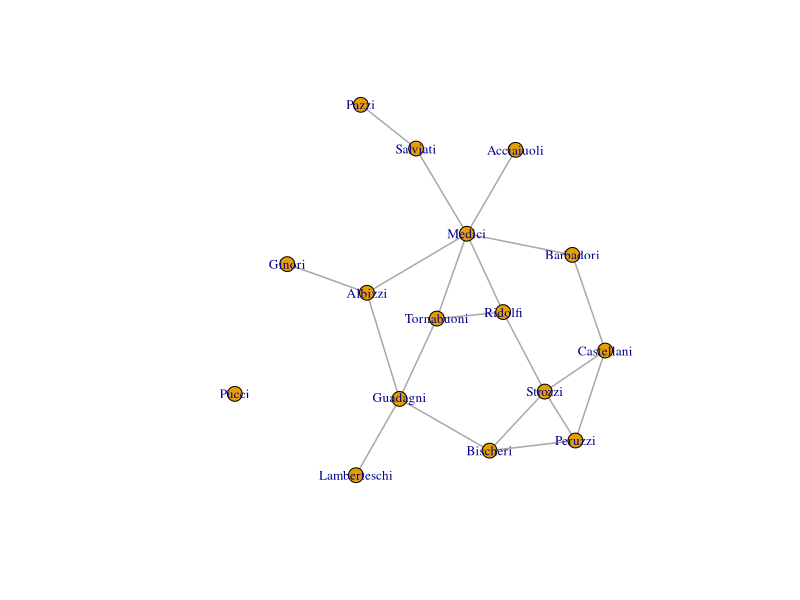
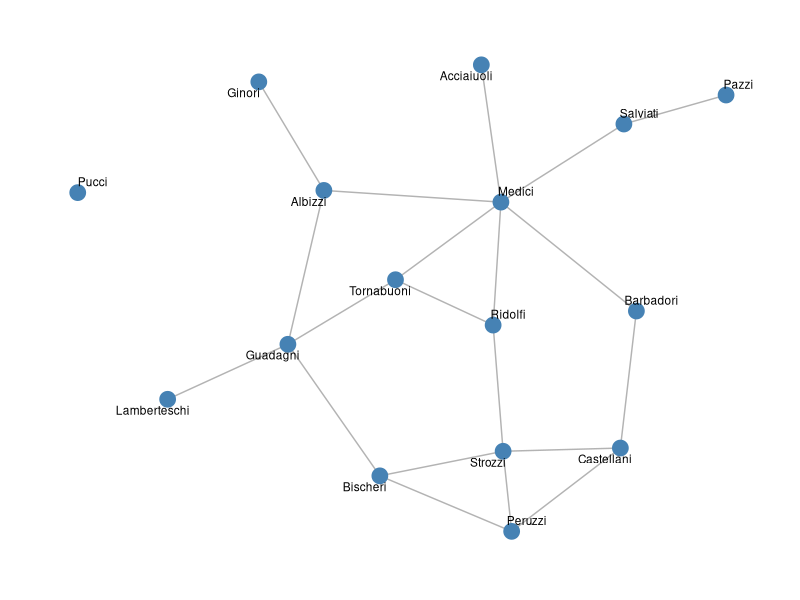
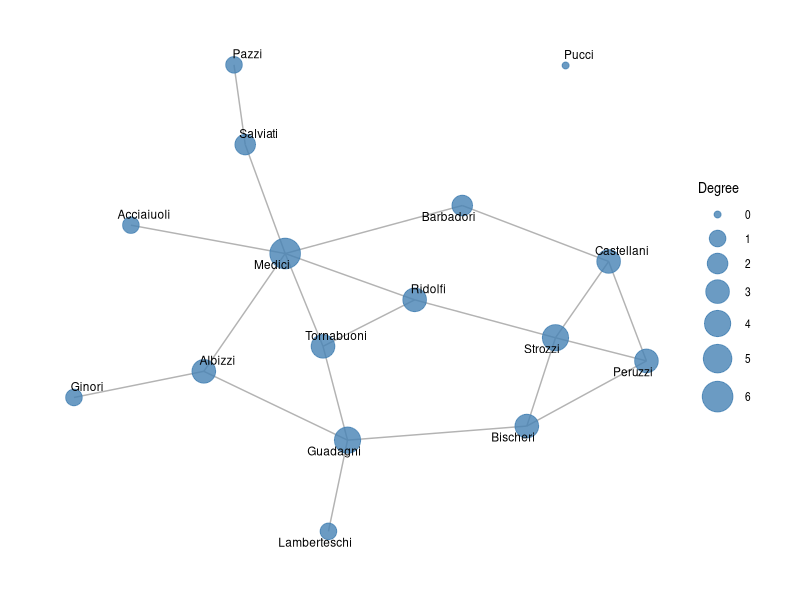
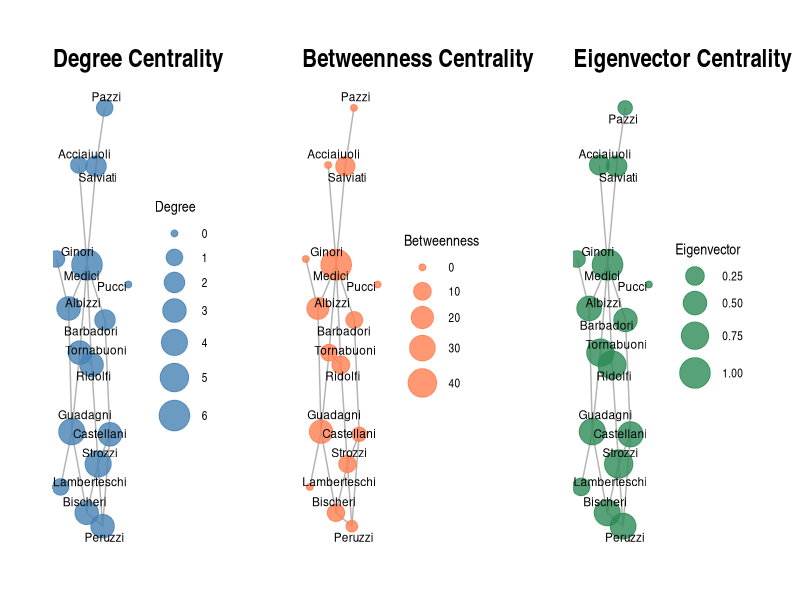
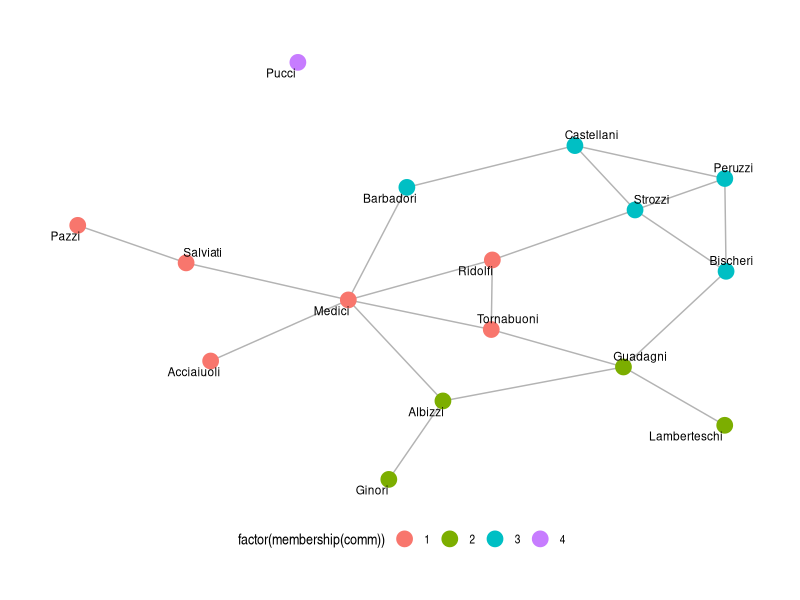
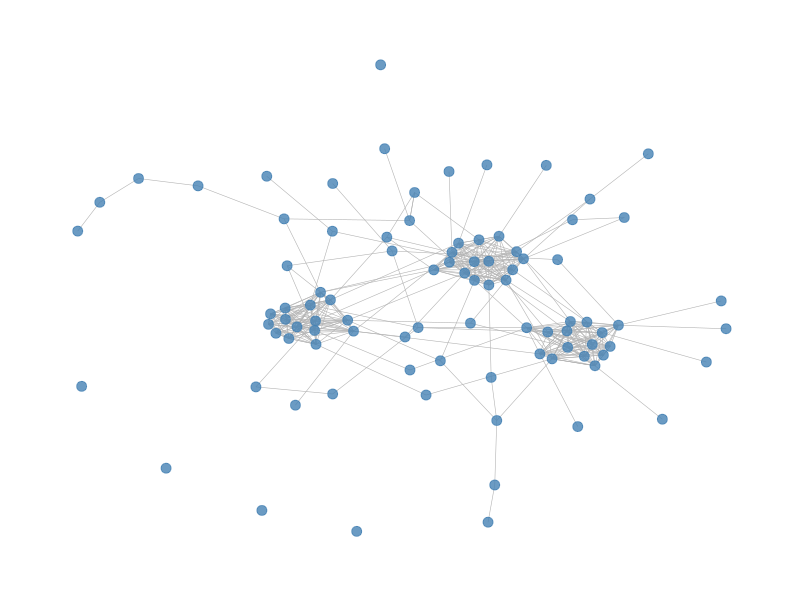
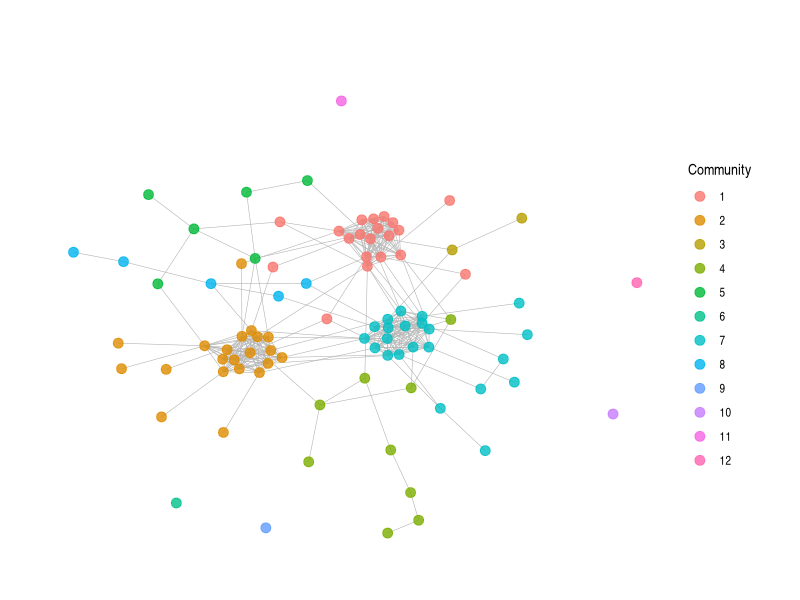
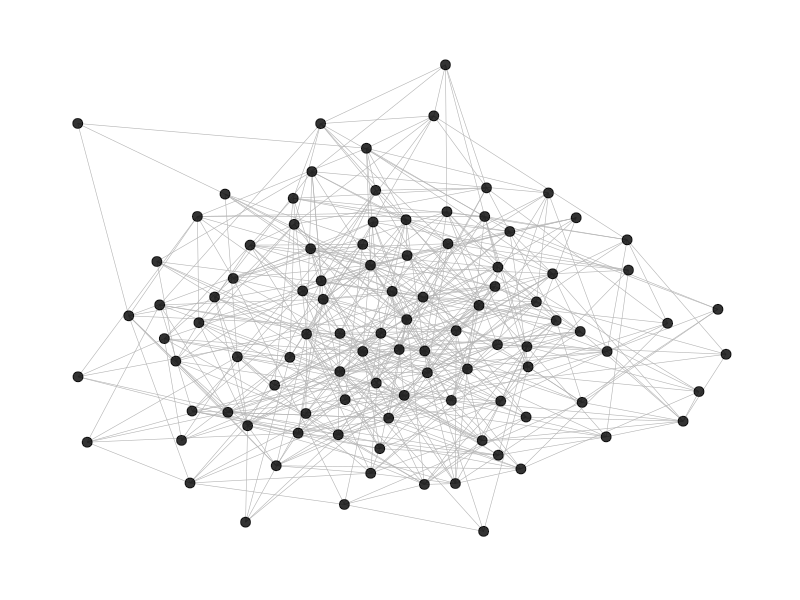

The R script that drew these images, in order: (Note: this script raises an error after producing the figures.)
## ---- chunk 1
#| message: false
#| warning: false


library(igraph)
library(tidygraph)
library(ggraph)
library(tidyverse)
library(sna)
library(patchwork)
## ---- chunk 2
data(flo)               ## Medici family network
flo
## ---- chunk 3
# From adjacency matrix
g_flo <- graph_from_adjacency_matrix(flo, mode = "undirected", weighted = NULL)

# Quick inspection
g_flo
## ---- chunk 4
# Create from edge list
edges <- tibble(
  from = c(1, 1, 2, 2, 3),
  to   = c(2, 3, 3, 4, 4)
)

g <- graph_from_data_frame(edges, directed = FALSE)
g
## ---- chunk 5
# Printing the igraph object name returns descriptive information about the network
g_flo
## ---- chunk 6
vertex_attr(g_flo)
## ---- chunk 7
# Name attribute
V(g_flo)$name

# Degree attribute
V(g_flo)$degree
## ---- chunk 8
V(g_flo)$fav_pizza <- rep(c("Margherita", "Pepperoni", "Vegetarian", "Hawaiian", "Quattro Formaggi"), times = 4)[1:16]
## ---- chunk 9
# Add a new edge attribute
E(g_flo)$trust_level <- rep(c("high", "low", "medium", "high", "low"), times = 4)[1:20]

# View existing edge attributes
edge_attr(g_flo)

# Access a specific edge attribute
E(g_flo)$trust_level

## ---- chunk 10
# 1. Create the attribute
V(g_flo)$degree <- igraph::degree(g_flo)

# 2. Now you can filter using the attribute
V(g_flo)[degree > 2]
## ---- chunk 11
vcount(g_flo)                  # number of vertices
ecount(g_flo)                  # number of edges
is_directed(g_flo)
is_weighted(g_flo)
## ---- chunk 12
#| fig-width: 8
#| fig-height: 6
plot(g_flo, 
     vertex.size = 8,
     vertex.label.cex = 0.8,
     edge.width = 1.5)
## ---- chunk 13
#| fig-width: 8
#| fig-height: 6
ggraph(g_flo, layout = 'fr') +
  geom_edge_link(edge_width = 0.5, edge_colour = 'grey70') +
  geom_node_point(size = 5, colour = 'steelblue') +
  geom_node_text(aes(label = name), repel = TRUE, size = 3) +
  theme_graph()
## ---- chunk 14
g <- make_empty_graph(n = 5)

# Add edges by indexing
g <- g + edge(c(1, 2, 2, 3))
g


## ---- chunk 15
# Add vertex attributes
V(g_flo)$degree <- igraph::degree(g_flo)
V(g_flo)
# Add edge attributes (on weighted example)
g_weighted <- g_flo
E(g_weighted)$weight <- runif(ecount(g_flo))
## ---- chunk 16
deg <- igraph::degree(g_flo)
deg
## ---- chunk 17
bet <- igraph::betweenness(g_flo)
bet
## ---- chunk 18
clo <- igraph::closeness(g_flo)
clo
## ---- chunk 19
eig <- igraph::eigen_centrality(g_flo)$vector
eig
## ---- chunk 20
#| fig-width: 8
#| fig-height: 6
ggraph(g_flo, layout = 'fr') +
  geom_edge_link(edge_width = 0.5, edge_colour = 'grey70') +
  geom_node_point(aes(size = deg), colour = 'steelblue', alpha = 0.8) +
  geom_node_text(aes(label = name), repel = TRUE, size = 3) +
  scale_size(range = c(2, 10)) +
  theme_graph() +
  labs(size = "Degree")
## ---- chunk 21
#| fig-width: 14
#| fig-height: 5

# Calculate centrality measures
V(g_flo)$degree <- igraph::degree(g_flo)
V(g_flo)$betweenness <- igraph::betweenness(g_flo)
V(g_flo)$eigenvector <- igraph::eigen_centrality(g_flo)$vector
## ---- chunk 22
# Create a common layout for consistency across plots
layout_fr <- layout_with_fr(g_flo)

p1 <- ggraph(g_flo, layout = layout_fr) +
  geom_edge_link(edge_width = 0.5, edge_colour = 'grey70') +
  geom_node_point(aes(size = degree), colour = 'steelblue', alpha = 0.8) +
  geom_node_text(aes(label = name), repel = TRUE, size = 3) +
  scale_size(range = c(2, 10)) +
  theme_graph() +
  labs(title = "Degree Centrality", size = "Degree")

p2 <- ggraph(g_flo, layout = layout_fr) +
  geom_edge_link(edge_width = 0.5, edge_colour = 'grey70') +
  geom_node_point(aes(size = betweenness), colour = 'coral', alpha = 0.8) +
  geom_node_text(aes(label = name), repel = TRUE, size = 3) +
  scale_size(range = c(2, 10)) +
  theme_graph() +
  labs(title = "Betweenness Centrality", size = "Betweenness")

p3 <- ggraph(g_flo, layout = layout_fr) +
  geom_edge_link(edge_width = 0.5, edge_colour = 'grey70') +
  geom_node_point(aes(size = eigenvector), colour = 'seagreen', alpha = 0.8) +
  geom_node_text(aes(label = name), repel = TRUE, size = 3) +
  scale_size(range = c(2, 10)) +
  theme_graph() +
  labs(title = "Eigenvector Centrality", size = "Eigenvector")

(p1 | p2 | p3)
## ---- chunk 23
edge_density(g_flo)
transitivity(g_flo)              # global clustering coefficient
## ---- chunk 24
# Create a directed example
g_dir <- graph_from_data_frame(
  tibble(from = c(1, 2, 2, 3), to = c(2, 1, 3, 2)),
  directed = TRUE
)

reciprocity(g_dir)
## ---- chunk 25
igraph::components(g_flo)
is_connected(g_flo)
## ---- chunk 26
## Geodesic distances

distances(g_flo)[1:3, 1:3]
diameter(g_flo)
## ---- chunk 27
kc <- coreness(g_flo)
kc
## ---- chunk 28

cliques(g_flo, min = 3)
## ---- chunk 29
comm <- cluster_louvain(g_flo) # modularity-based communities
membership(comm)
modularity(comm)
## ---- chunk 30
#| fig-width: 8
#| fig-height: 6
ggraph(g_flo, layout = 'fr') +
  geom_edge_link(edge_width = 0.5, edge_colour = 'grey70') +
  geom_node_point(aes(colour = factor(membership(comm))), size = 5) +
  geom_node_text(aes(label = name), repel = TRUE, size = 3) +
  theme_graph() +
  theme(legend.position = 'bottom')
## ---- chunk 31
#| fig-width: 6
#| fig-height: 5

set.seed(42)

# Create three separate cliques
clique1 <- graph_from_edgelist(
  expand.grid(1:15, 1:15)[expand.grid(1:15, 1:15)[, 1] < 
                          expand.grid(1:15, 1:15)[, 2], ] |> as.matrix()
)

clique2 <- graph_from_edgelist(
  expand.grid(16:30, 16:30)[expand.grid(16:30, 16:30)[, 1] < 
                            expand.grid(16:30, 16:30)[, 2], ] |> as.matrix()
)

clique3 <- graph_from_edgelist(
  expand.grid(31:45, 31:45)[expand.grid(31:45, 31:45)[, 1] < 
                            expand.grid(31:45, 31:45)[, 2], ] |> as.matrix()
)

# Combine cliques with a few sparse between-cluster edges
g_clustered <- clique1 + clique2 + clique3
g_clustered

set.seed(12)
n_edges_add <- ceiling(ecount(g_clustered) * 0.3)
random_edges <- sample(1:vcount(g_clustered), 2 * n_edges_add, replace = TRUE)
g_clustered <- add_edges(g_clustered, random_edges)

ggraph(g_clustered, layout = 'fr') +
  geom_edge_link(edge_width = 0.2, edge_colour = 'grey70') +
  geom_node_point(colour = 'steelblue', size = 3, alpha = 0.8) +
  theme_graph() 
## ---- chunk 32
# Detect communities
g_clustered <- as.undirected(g_clustered) 
comm_clustered <- cluster_louvain(g_clustered)
V(g_clustered)$community <- igraph::membership(comm_clustered)


ggraph(g_clustered, layout = 'fr') +
  geom_edge_link(edge_width = 0.2, edge_colour = 'grey70') +
  geom_node_point(aes(colour = factor(community)), size = 3, alpha = 0.8) +
  theme_graph() +
  labs(title = "", colour = "Community")
## ---- chunk 33
#| fig-width: 6
#| fig-height: 5

set.seed(42)

# Create a random Erdős–Rényi network
g_random <- sample_gnp(100, 0.1)

ggraph(g_random, layout = 'fr') +
  geom_edge_link(edge_width = 0.2, edge_colour = 'grey70') +
  geom_node_point(colour = 'black', size = 3, alpha = 0.8) +
  theme_graph()
## ---- chunk 34
##  Correlation of profiles
se_dist <- similarity(g_flo, method = "invlogweight")

##  Hierarchical clustering
hc <- hclust(as.dist(1 - se_dist))
plot(hc)
## ---- chunk 35
# Create Index-Name data frame
flo_families <- data.frame(
  Index = 1:vcount(g_flo),
  Name = V(g_flo)$name
)

# View the table
print(flo_families)
## ---- chunk 36
g_er <- sample_gnp(n = 20, p = 0.15)

plot(g_er, main = "Erdős–Rényi (Gnp)", vertex.size = 20, vertex.label = NA, edge.color = "gray")
## ---- chunk 37
g_conf <- igraph::sample_degseq(c(3,3,2,2,2))
plot(g_conf, main = "Configuration Model", vertex.size = 20, vertex.label = NA, edge.color = "steelblue")
## ---- chunk 38
g_ws <- sample_smallworld(dim = 1, size = 50, nei = 2, p = 0.1)
plot(g_ws, main = "Small-World (Watts–Strogatz)", vertex.size = 5, vertex.label = NA, edge.color = "orange")
## ---- chunk 39
g_sf <- sample_pa(n = 50, power = 1, directed = FALSE)
plot(g_sf, main = "Scale-Free (Preferential Attachment)", vertex.size = 6, vertex.label = NA, edge.color = "purple")
